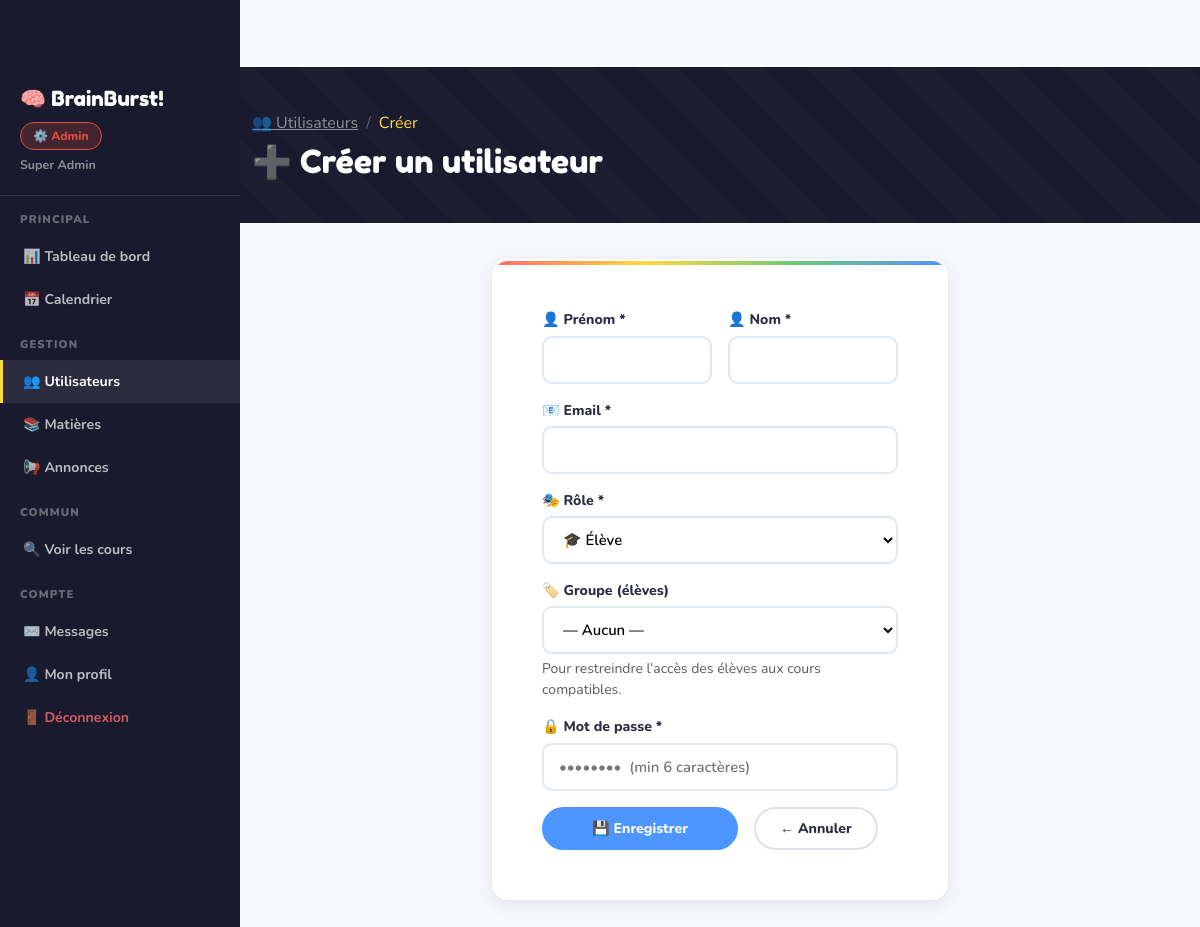
The page /admin/users/creer (signed in) on the database its author committed.
### app.py (models this page shows)
class User(UserMixin, db.Model):
    id            = db.Column(db.Integer, primary_key=True)
    nom           = db.Column(db.String(100), nullable=False)
    prenom        = db.Column(db.String(100), nullable=False)
    email         = db.Column(db.String(150), unique=True, nullable=False)
    password      = db.Column(db.String(200), nullable=False)
    role          = db.Column(db.String(20),  default='eleve')  # admin | enseignant | eleve
    actif         = db.Column(db.Boolean,     default=True)
    bio           = db.Column(db.Text,        default='')
    date_creation = db.Column(db.DateTime,    default=datetime.utcnow)
    groupe_id     = db.Column(db.Integer, db.ForeignKey('groupe.id'), nullable=True)
    cours_crees  = db.relationship('Cours',       backref='enseignant', lazy=True)
    inscriptions = db.relationship('Inscription', backref='eleve',      lazy=True)
    travaux_rendus = db.relationship('TravauxRendu', backref='eleve',   lazy=True)
    msg_envoyes  = db.relationship('Message', foreign_keys='Message.expediteur_id',   backref='expediteur',   lazy=True)
    msg_recus    = db.relationship('Message', foreign_keys='Message.destinataire_id', backref='destinataire', lazy=True)

### app.py (the view, shortened to what this page needs)
@app.route('/admin/users/creer', methods=['GET','POST'])
@login_required
def admin_user_creer():
    if not require_role('admin'): return redirect(url_for('dashboard'))
    groupes = Groupe.query.filter_by(actif=True).order_by(Groupe.nom).all()
    return render_template('admin/admin_user_form.html', user=None, groupes=groupes)

### app.py (called while the page is built)
@login_manager.user_loader
def load_user(uid): return User.query.get(int(uid))

def require_role(*roles):
    if current_user.role not in roles:
        flash('Accès non autorisé.', 'danger')
        return False
    return True

@app.context_processor
def inject_globals():
    return {'now': datetime.utcnow, 'current_year': datetime.utcnow().year}

### templates/admin/admin_user_form.html (shortened to what this page needs)
{% extends "base.html" %}
{% block content %}
<div class="page-header">
  <div class="container">
    <nav aria-label="breadcrumb" class="mb-2">
      <ol class="breadcrumb mb-0">
        <li class="breadcrumb-item"><a href="{{ url_for('admin_users') }}" class="text-white-50">👥 Utilisateurs</a></li>
        <li class="breadcrumb-item active text-sun">{{ 'Modifier' if user else 'Créer' }}</li>
      </ol>
    </nav>
    <h2>{{ '✏️ Modifier' if user else '➕ Créer' }} un utilisateur</h2>
  </div>
</div>
<div class="container pb-5">
<div class="row justify-content-center"><div class="col-lg-6">
<div class="card-fun p-5">
  <form method="POST">
    <div class="row g-3 mb-3">
      <div class="col-6">
        <label class="lbl">👤 Prénom *</label>
        <input type="text" name="prenom" class="form-control-fun" value="{{ user.prenom if user else '' }}" required>
      </div>
      <div class="col-6">
        <label class="lbl">👤 Nom *</label>
        <input type="text" name="nom" class="form-control-fun" value="{{ user.nom if user else '' }}" required>
      </div>
      <div class="col-12">
        <label class="lbl">📧 Email *</label>
        <input type="email" name="email" class="form-control-fun" value="{{ user.email if user else '' }}" required>
      </div>
      <div class="col-12">
        <label class="lbl">🎭 Rôle *</label>
        <select name="role" class="form-select-fun" required>
          <option value="eleve"      {{ 'selected' if user and user.role=='eleve' }}>🎓 Élève</option>
        </select>
      </div>
      <div class="col-12">
        <label class="lbl">🏷️ Groupe (élèves)</label>
        <select name="groupe_id" class="form-select-fun">
          <option value="">— Aucun —</option>
        </select>
        <div class="text-muted small fw-600 mt-1">Pour restreindre l’accès des élèves aux cours compatibles.</div>
      </div>
      <div class="col-12">
        <label class="lbl">🔒 {{ 'Nouveau mot de passe' if user else 'Mot de passe *' }}</label>
        <input type="password" name="{{ 'new_password' if user else 'password' }}" class="form-control-fun"
               placeholder="••••••••  (min 6 caractères)" {{ '' if user else 'required' }} minlength="6">
      </div>
    </div>
    <div class="d-flex gap-3">
      <button type="submit" class="btn btn-fun btn-sky fw-800 px-5">💾 Enregistrer</button>
      <a href="{{ url_for('admin_users') }}" class="btn btn-fun btn-outline-fun px-4">← Annuler</a>
    </div>
  </form>
</div>
</div></div>
</div>
{% endblock %}

### templates/base.html (shortened to what this page needs)
<!DOCTYPE html>
<html lang="fr">
<head>
<link href="https://cdnjs.cloudflare.com/ajax/libs/bootstrap/5.3.0/css/bootstrap.min.css" rel="stylesheet">
<link href="https://cdnjs.cloudflare.com/ajax/libs/font-awesome/6.4.0/css/all.min.css" rel="stylesheet">
</head>
<body>
{% if current_user.is_authenticated %}
<div class="side-nav">
  <div style="padding:16px 20px 20px;border-bottom:1px solid rgba(255,255,255,.1)">
    <div style="font-family:'Fredoka One',cursive;color:white;font-size:1.3rem">🧠 BrainBurst!</div>
    <div class="mt-2">
      <span class="role-badge role-{{ current_user.role }}">
        {{ '⚙️ Admin' if current_user.role=='admin' else '👨‍🏫 Enseignant' if current_user.role=='enseignant' else '🎓 Élève' }}
      </span>
    </div>
    <div style="color:rgba(255,255,255,.5);font-size:.78rem;font-weight:700;margin-top:6px">
      {{ current_user.prenom }} {{ current_user.nom }}
    </div>
  </div>
  {% if current_user.role == 'admin' %}
  <div class="nav-section">Principal</div>
  <a href="{{ url_for('admin_dashboard') }}" class="{{ 'active' if request.endpoint=='admin_dashboard' }}">📊 Tableau de bord</a>
  <a href="{{ url_for('admin_calendrier') }}" class="{{ 'active' if request.endpoint=='admin_calendrier' }}">📅 Calendrier</a>
  <div class="nav-section">Gestion</div>
  <a href="{{ url_for('admin_users') }}" class="{{ 'active' if request.endpoint in ['admin_users','admin_user_creer','admin_user_editer'] }}">👥 Utilisateurs</a>
  <a href="{{ url_for('admin_matieres') }}" class="{{ 'active' if request.endpoint in ['admin_matieres','admin_matiere_creer','admin_matiere_editer'] }}">📚 Matières</a>
  <a href="{{ url_for('admin_annonces') }}" class="{{ 'active' if request.endpoint=='admin_annonces' }}">📢 Annonces</a>
  <div class="nav-section">Commun</div>
  <a href="{{ url_for('liste_cours') }}">🔍 Voir les cours</a>
  {% endif %}
  <div class="nav-section">Compte</div>
  <a href="{{ url_for('messages') }}">✉️ Messages</a>
  <a href="{{ url_for('profil') }}">👤 Mon profil</a>
  <a href="{{ url_for('logout') }}" style="color:rgba(255,107,107,.8)!important">🚪 Déconnexion</a>
</div>
<div class="main-content">
{% endif %}
{% block content %}{% endblock %}
</div>
</body>
</html>

### templates/base.html (style rules this page uses)
:root { --sun:#FFD93D; --coral:#FF6B6B; --mint:#6BCB77; --sky:#4D96FF; --violet:#C77DFF; --peach:#FFB347; --dark:#1A1A2E; --ink:#2D2D44; --paper:#FFFDF7; --light:#F7F9FF; --admin:#e74c3c; --teacher:#2ecc71; --student:#3498db; --shadow:0 4px 20px rgba(0,0,0,.1); --radius:16px; --radius-sm:10px; }
* { box-sizing:border-box }
body { font-family:'Nunito',sans-serif;background:var(--light);color:var(--ink);overflow-x:hidden;padding-top:67px }
.role-badge { display:inline-flex;align-items:center;gap:5px;padding:4px 12px;border-radius:20px; font-size:.75rem;font-weight:800 }
.role-admin { background:rgba(231,76,60,.2);color:#e74c3c;border:1px solid #e74c3c }
.page-header { background:var(--dark);padding:44px 0 34px;margin-bottom:36px;position:relative;overflow:hidden }
.page-header::before { content:'';position:absolute;inset:0; background:repeating-linear-gradient(45deg,transparent,transparent 30px,rgba(255,255,255,.015) 30px,rgba(255,255,255,.015) 60px) }
.page-header h2 { font-family:'Fredoka One',cursive;font-size:2rem;color:white;position:relative }
.page-header .breadcrumb-item a { color:rgba(255,255,255,.5)!important }
.page-header .breadcrumb-item.active { color:var(--sun) }
.page-header .breadcrumb-item+.breadcrumb-item::before { color:rgba(255,255,255,.3) }
.card-fun { background:white;border:2px solid transparent;border-radius:var(--radius); box-shadow:var(--shadow);transition:all .25s;position:relative;overflow:hidden }
.card-fun::before { content:'';position:absolute;top:0;left:0;right:0;height:4px; background:linear-gradient(90deg,var(--coral),var(--sun),var(--mint),var(--sky)) }
.btn-fun { font-weight:800;border-radius:25px;padding:9px 22px;border:2.5px solid transparent; transition:all .2s;font-size:.88rem }
.btn-sky { background:var(--sky);color:white;border-color:var(--sky) }
.btn-outline-fun { background:transparent;border:2px solid #dee2e6;color:var(--ink) }
.form-control-fun,.form-select-fun { border:2.5px solid #e2e8f0;border-radius:var(--radius-sm); padding:11px 15px;font-family:'Nunito',sans-serif;font-weight:600;font-size:.93rem; transition:border-color .2s,box-shadow .2s;width:100%;background:white }
.lbl { font-weight:800;font-size:.88rem;display:block;margin-bottom:5px }
.side-nav { background:var(--dark); width:240px; position:fixed; top:0;left:0;bottom:0; z-index:999; overflow-y:auto; padding-top:67px; }
.side-nav a { display:flex;align-items:center;gap:10px; padding:11px 20px; color:rgba(255,255,255,.7); font-weight:700;font-size:.88rem; text-decoration:none; transition:all .2s; border-left:3px solid transparent; }
.side-nav a:hover,.side-nav a.active { color:white;background:rgba(255,255,255,.08);border-left-color:var(--sun) }
.side-nav .nav-section { padding:16px 20px 6px; font-size:.7rem;font-weight:900; text-transform:uppercase;letter-spacing:.1em; color:rgba(255,255,255,.35) }
.main-content { margin-left:240px; min-height:100vh; width:calc(100% - 240px); float:left; }
body { overflow-x:hidden }

### rows shown on the page
User: role "⚙️ Admin", prenom "Super", nom "Admin"

### other values the page prints
{{ 'Modifier' if user else 'Créer' }} "Créer"
{{ '✏️ Modifier' if user else '➕ Créer' }} "➕ Créer"
{{ 'Nouveau mot de passe' if user else 'Mot de passe *' }} "Mot de passe *"
